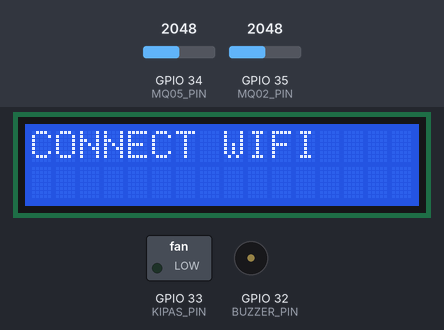
Simulated run of this sketch. Board: ESP32. On the bench: 16×2 character LCD, switched loads named in the sketch (green lamp = pin HIGH), buzzer (waves = sounding, pin HIGH). The test bench sets the inputs (shaded band); at power-on: GPIO 34 (MQ05_PIN) = 2048, GPIO 35 (MQ02_PIN) = 2048. WiFi joins after 1.5 s; servers stay silent unless stated; what the sketch prints to the serial monitor is not drawn.

Above: at 0.1 s.
At 1.6 s:
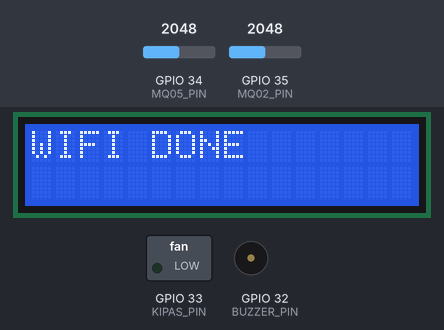
At 4.0 s:
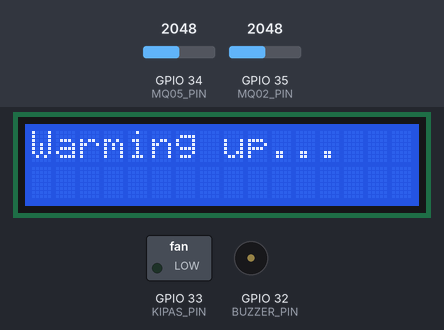
At 24.0 s:
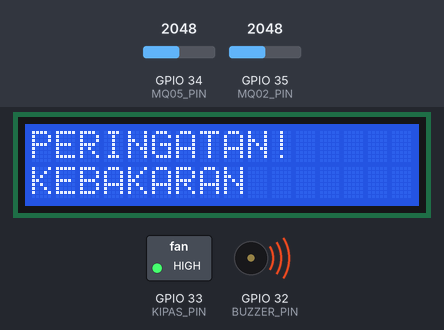
Timing chart, 0 to 130.0 s (numbered marks = the images above):
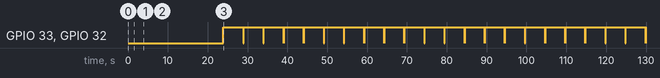

The sketch:

SkripsiMaulana.ino
```cpp
#define BLYNK_TEMPLATE_ID "TMPL6wwzOefKr"
#define BLYNK_TEMPLATE_NAME "SKRIPSI"
#define BLYNK_AUTH_TOKEN "VZ14MQXb8noPchk-Xvl0kBSjZDiXsj0x"

#include <WiFi.h>
#include <BlynkSimpleEsp32.h>
#include <Wire.h>
#include <LiquidCrystal_I2C.h>

const char* ssid = "Arul";
const char* pass = "123456789";

constexpr uint8_t MQ02_PIN = 35, MQ05_PIN = 34, SDA_PIN = 25, SCL_PIN = 26, BUZZER_PIN = 32, KIPAS_PIN = 33;
constexpr uint16_t SENSOR_MAX_MQ02 = 4095, SENSOR_MIN_MQ02 = 500, SENSOR_MIN_MQ05 = 0, SENSOR_MAX_MQ05 = 4095;
constexpr uint8_t GAS_THRESHOLD_MQ02 = 50;
constexpr uint16_t GAS_THRESHOLD_MQ05 = 2000;

LiquidCrystal_I2C lcd(0x27, 16, 2);
BlynkTimer timer;

unsigned long warningStartTime = 0;
bool isWarningActive = false, kipasManualControl = false, buzzerManualControl = false;

inline int mapSensorValue(int value, int fromLow, int fromHigh, int toLow, int toHigh) {
  return map(constrain(value, fromLow, fromHigh), fromHigh, fromLow, toLow, toHigh);
}

void sendSensorData() {
  int rawMQ02 = analogRead(MQ02_PIN);
  int rawMQ05 = analogRead(MQ05_PIN);
  int mappedMQ02 = mapSensorValue(rawMQ02, SENSOR_MIN_MQ02, SENSOR_MAX_MQ02, 0, 100);

  bool isHighMQ02 = mappedMQ02 >= GAS_THRESHOLD_MQ02;
  bool isHighMQ05 = rawMQ05 < GAS_THRESHOLD_MQ05;

  Blynk.virtualWrite(V0, isHighMQ05);
  Blynk.virtualWrite(V1, isHighMQ02);

  if ((isHighMQ02 || isHighMQ05) && !isWarningActive) {
    Blynk.virtualWrite(V2, "Peringatan Kebakaran");
    Blynk.logEvent("alert", "PERINGATAN KEBAKARAN");
    isWarningActive = true;
    warningStartTime = millis();
  } else if (isWarningActive && (millis() - warningStartTime >= 5000)) {
    Blynk.virtualWrite(V2, "TIDAK ADA KEBAKARAN");
    isWarningActive = false;
  }

  lcd.clear();
  lcd.setCursor(0, 0);
  lcd.print("GAS : ");
  lcd.print(isHighMQ05 ? "HIGH" : "LOW");
  lcd.setCursor(0, 1);
  lcd.print("ASAP: ");
  lcd.print(isHighMQ02 ? "HIGH" : "LOW");

  Serial.printf("MQ-02 Raw: %d, Mapped: %d%%, Status: %s | MQ-05 Raw: %d, Status: %s\n",
                rawMQ02, mappedMQ02, isHighMQ02 ? "HIGH" : "LOW", rawMQ05, isHighMQ05 ? "HIGH" : "LOW");

  if ((isHighMQ02 || isHighMQ05) && !kipasManualControl && !buzzerManualControl) {
    lcd.clear();
    lcd.setCursor(0, 0);
    lcd.print("PERINGATAN!");
    lcd.setCursor(0, 1);
    lcd.print("KEBAKARAN");
    activateAlarm();
  }
}

BLYNK_WRITE(V3) {
  kipasManualControl = param.asInt();
  digitalWrite(KIPAS_PIN, kipasManualControl);
}

BLYNK_WRITE(V4) {
  buzzerManualControl = param.asInt();
  digitalWrite(BUZZER_PIN, buzzerManualControl);
}

void setup() {
  Serial.begin(115200);
  Wire.begin(SDA_PIN, SCL_PIN);
  lcd.init();
  lcd.backlight();

  pinMode(MQ02_PIN, INPUT);
  pinMode(MQ05_PIN, INPUT);
  pinMode(BUZZER_PIN, OUTPUT);
  pinMode(KIPAS_PIN, OUTPUT);

  lcd.clear();
  lcd.print("CONNECT WIFI");

  WiFi.begin(ssid, pass);
  while (WiFi.status() != WL_CONNECTED) {
    delay(500);
    Serial.print(".");
  }

  lcd.clear();
  lcd.print("WIFI DONE");
  delay(2000);

  Blynk.begin(BLYNK_AUTH_TOKEN, ssid, pass);
  Blynk.virtualWrite(V2, "");

  timer.setInterval(1000L, sendSensorData);

  lcd.clear();
  lcd.print("Warming up...");
  delay(20000);
}

void activateAlarm() {
  if (!kipasManualControl) digitalWrite(KIPAS_PIN, HIGH);
  if (!buzzerManualControl) digitalWrite(BUZZER_PIN, HIGH);
  Blynk.logEvent("alert", "PERINGATAN KEBAKARAN");
  delay(5000);
  if (!kipasManualControl) digitalWrite(KIPAS_PIN, LOW);
  if (!buzzerManualControl) digitalWrite(BUZZER_PIN, LOW);
}

void loop() {
  Blynk.run();
  timer.run();
}
```

Measured:
- by itself, GPIO 33 (KIPAS_PIN), GPIO 32 (BUZZER_PIN): alternates HIGH for 5.0 s and LOW for 0.05 s
- what the display in image 1 shows lasts 2.3 s, from 1.6 s to 3.9 s
- what the display in image 2 shows lasts 20.1 s, from 3.9 s to 24.0 s
